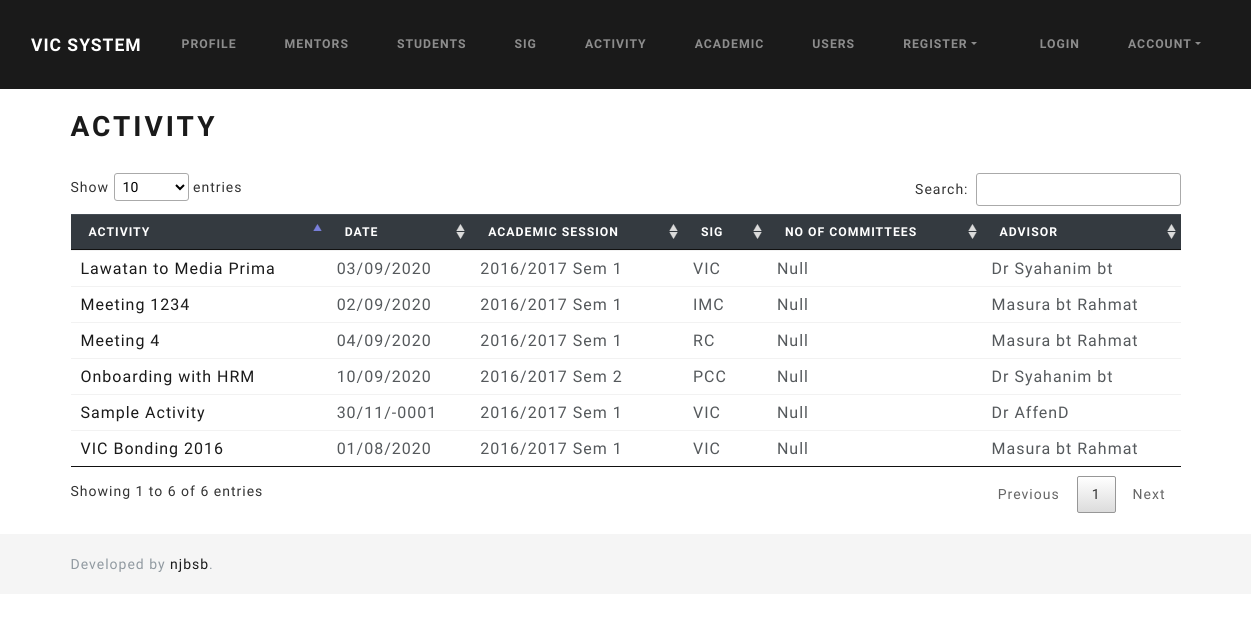
The page /index.php/activity on the database its author committed.
### tables this page shows
CREATE TABLE `tbl_activity` (
  `id` int(11) NOT NULL,
  `activity_name` varchar(255) NOT NULL,
  `activity_desc` text NOT NULL,
  `acadsession_id` int(11) DEFAULT NULL,
  `sig_id` int(11) DEFAULT NULL,
  `advisor_matric` varchar(8) DEFAULT NULL,
  `datetime_start` datetime DEFAULT NULL,
  `datetime_end` datetime DEFAULT NULL,
  `venue` varchar(255) DEFAULT NULL,
  `theme` varchar(255) NOT NULL,
  `actbudget_id` int(11) DEFAULT NULL,
  `author_matric` varchar(8) DEFAULT NULL,
  `slug` varchar(255) NOT NULL,
  `photo_path` varchar(255) DEFAULT NULL,
  `paperwork_file` varchar(255) NOT NULL,
  `created_at` timestamp NOT NULL DEFAULT current_timestamp(),
  `updated_at` timestamp NOT NULL DEFAULT current_timestamp()
);

CREATE TABLE `tbl_academicyear` (
  `id` int(2) NOT NULL,
  `acadyear` varchar(9) NOT NULL,
  `status` varchar(10) NOT NULL
);

CREATE TABLE `tbl_academicsession` (
  `id` int(11) NOT NULL,
  `acadyear_id` int(11) NOT NULL,
  `semester_id` int(11) NOT NULL,
  `status` varchar(255) NOT NULL DEFAULT 'inactive'
);

CREATE TABLE `tbl_sig` (
  `id` int(2) NOT NULL,
  `code` varchar(6) NOT NULL,
  `signame` varchar(100) NOT NULL,
  `logo_path` varchar(255) NOT NULL DEFAULT 'default_logo.png',
  `description` text NOT NULL
);

CREATE TABLE `tbl_user` (
  `id` varchar(8) NOT NULL,
  `name` varchar(255) NOT NULL,
  `email` varchar(255) NOT NULL,
  `password` varchar(255) NOT NULL,
  `usertype_id` int(11) NOT NULL,
  `sig_id` int(11) DEFAULT NULL,
  `profile_image` varchar(255) NOT NULL,
  `created_at` timestamp NOT NULL DEFAULT current_timestamp(),
  `userstatus_id` int(11) DEFAULT NULL,
  `dob` date DEFAULT NULL
);

### application/controllers/Activity.php (called while the page is built, shortened)
<?php
class Activity extends CI_Controller
{
    public function index()
    {
        $data['title'] = 'Activity';
        $data['activities'] = $this->activity_model->get_activity();
        $this->load->view('templates/header');
        $this->load->view('activity/index', $data);
        $this->load->view('templates/footer');
    }
}

### index.php (called while the page is built, shortened)
<?php
require_once BASEPATH.'core/CodeIgniter.php';

### application/models/Activity_model.php (called while the page is built, shortened)
<?php
class Activity_model extends CI_Model
{
    public function get_activity($slug = FALSE, $id = FALSE)
    {
        if ($slug === FALSE && $id === FALSE) {
            $this->db->select('act.*, acs.*, acy.*, sig.*, mtr.name as advisorname')
                ->from('tbl_activity as act')
                ->join('tbl_academicsession as acs', 'act.acadsession_id = acs.id', 'left')
                ->join('tbl_academicyear as acy', 'acs.acadyear_id = acy.id', 'left')
                ->join('tbl_user as mtr', 'act.advisor_matric = mtr.id', 'left')
                ->join('tbl_sig as sig', 'act.sig_id = sig.id')
                ->order_by('act.id', 'DESC');
            $query = $this->db->get();
            return $query->result_array();
        }
    }
}

### application/views/activity/index.php (the view, shortened to what this page needs)
<h2><?= $title ?></h2><br>
<table id="myTable" class="table table-hover" style="text-align:left;">
    <thead class="table-dark">
        <tr>
            <th scope="col">Activity</th>
            <th scope="col">Date</th>
            <th scope="col">Academic Session</th>
            <th scope="col">SIG</th>
            <th scope="col">No of Committees</th>
            <th scope="col">Advisor</th>
        </tr>
    </thead>
    <tbody class="list">
        <?php foreach ($activities as $activity) : ?>
            <tr>
                <td class="Activity" scope="row"><a href="<?php echo site_url('/activity/' . $activity['slug']); ?>"><?= $activity['activity_name'] ?></a></t>
                <td class="Date"><?= date('d/m/Y', strtotime($activity['datetime_start'])) ?></td>
                <td><?= $activity['acadyear'] . ' Sem ' . $activity['semester_id'] ?></td>
                <td><?= $activity['code'] ?></td>
                <td>Null</td>
                <td><?= $activity['advisorname'] ?></td>
            </tr>
        <?php endforeach ?>
    </tbody>
</table>

### rows shown on the page
tbl_activity: activity_name "Sample Activity", datetime_start "30/11/-0001", tbl_academicyear.acadyear "2016/2017", acadsession.semester_id "1", sig.code "VIC", tbl_user.name "Dr AffenD"
tbl_activity: activity_name "Lawatan to Media Prima", datetime_start "03/09/2020", tbl_academicyear.acadyear "2016/2017", acadsession.semester_id "1", sig.code "VIC", tbl_user.name "Dr Syahanim bt"
tbl_activity: activity_name "Meeting 4", datetime_start "04/09/2020", tbl_academicyear.acadyear "2016/2017", acadsession.semester_id "1", sig.code "RC", tbl_user.name "Masura bt Rahmat"
tbl_activity: activity_name "Onboarding with HRM", datetime_start "10/09/2020", tbl_academicyear.acadyear "2016/2017", acadsession.semester_id "2", sig.code "PCC", tbl_user.name "Dr Syahanim bt"
tbl_activity: activity_name "Meeting 1234", datetime_start "02/09/2020", tbl_academicyear.acadyear "2016/2017", acadsession.semester_id "1", sig.code "IMC", tbl_user.name "Masura bt Rahmat"
tbl_activity: activity_name "VIC Bonding 2016", datetime_start "01/08/2020", tbl_academicyear.acadyear "2016/2017", acadsession.semester_id "1", sig.code "VIC", tbl_user.name "Masura bt Rahmat"

### other values the page prints
$title "ACTIVITY"
